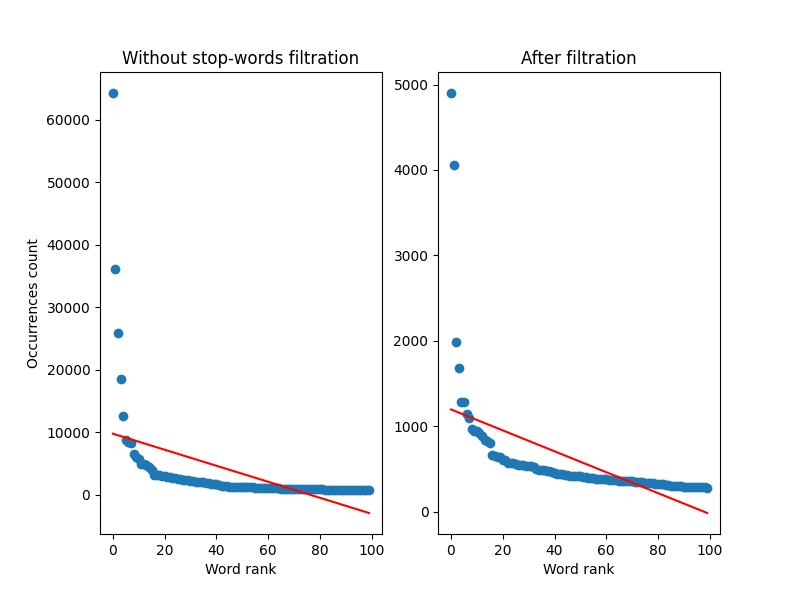

Reproduce this figure in Python.
import math
import nltk
import pandas as pd
import numpy as np
from tqdm import tqdm
from nltk.collocations import BigramAssocMeasures, BigramCollocationFinder
from nltk.corpus import stopwords
import matplotlib.pyplot as plt
from matplotlib.figure import Figure
from matplotlib.axes import Axes
from typing import List

tokenizer = nltk.tokenize.WordPunctTokenizer()
stop_words = set(stopwords.words('russian'))

all_texts = pd.read_csv("./all.csv", encoding="utf-8")["text"]
words = [w.lower() for text in tqdm(all_texts) for sent in nltk.sent_tokenize(text, language='russian') for w in tokenizer.tokenize(sent)]
freq = nltk.FreqDist(words)

print("Top 10:")
for i, (w, f) in enumerate(freq.most_common(10)):
    print("  %d. %s (%d)" % (i, w, f))

print("Distribution without stop-words")
filtered_freq = nltk.FreqDist((w.lower() for w in words if len(w) > 2 and w.lower() not in stop_words))
print("Filtered top 10:")
for i, (w, f) in enumerate(filtered_freq.most_common(10)):
    print("  %d. %s (%d)" % (i, w, f))

# approximation
y = [f for _, f in freq.most_common(100)]
x = np.arange(len(y))
A = np.vstack([np.log(x + 1, dtype="float"), np.ones(len(x))]).T
m, c = np.linalg.lstsq(A, y, rcond=None)[0]

yf = [f for _, f in filtered_freq.most_common(100)]
xf = np.arange(len(yf))
A = np.vstack([np.log(xf + 1, dtype="float"), np.ones(len(xf))]).T
mf, cf = np.linalg.lstsq(A, yf, rcond=None)[0]

print("Making plot")
fig: Figure = plt.figure(figsize=(8, 6))
ax: List[Axes] = fig.subplots(1, 2)

ax[0].set(xlabel="Word rank", ylabel="Occurrences count", title="Without stop-words filtration")
ax[0].plot(list(f for w, f in freq.most_common(100)), 'o')
ax[0].plot(x, m * np.log(x + 1, dtype="float") + c, 'r')
ax[1].set(xlabel="Word rank", title="After filtration")
ax[1].plot(list(f for w, f in filtered_freq.most_common(100)), 'o')
ax[1].plot(xf, mf * np.log(xf + 1, dtype="float") + cf, 'r')

fig.savefig("./zipf.png")
print("Plot in zipf.png")
plt.show()